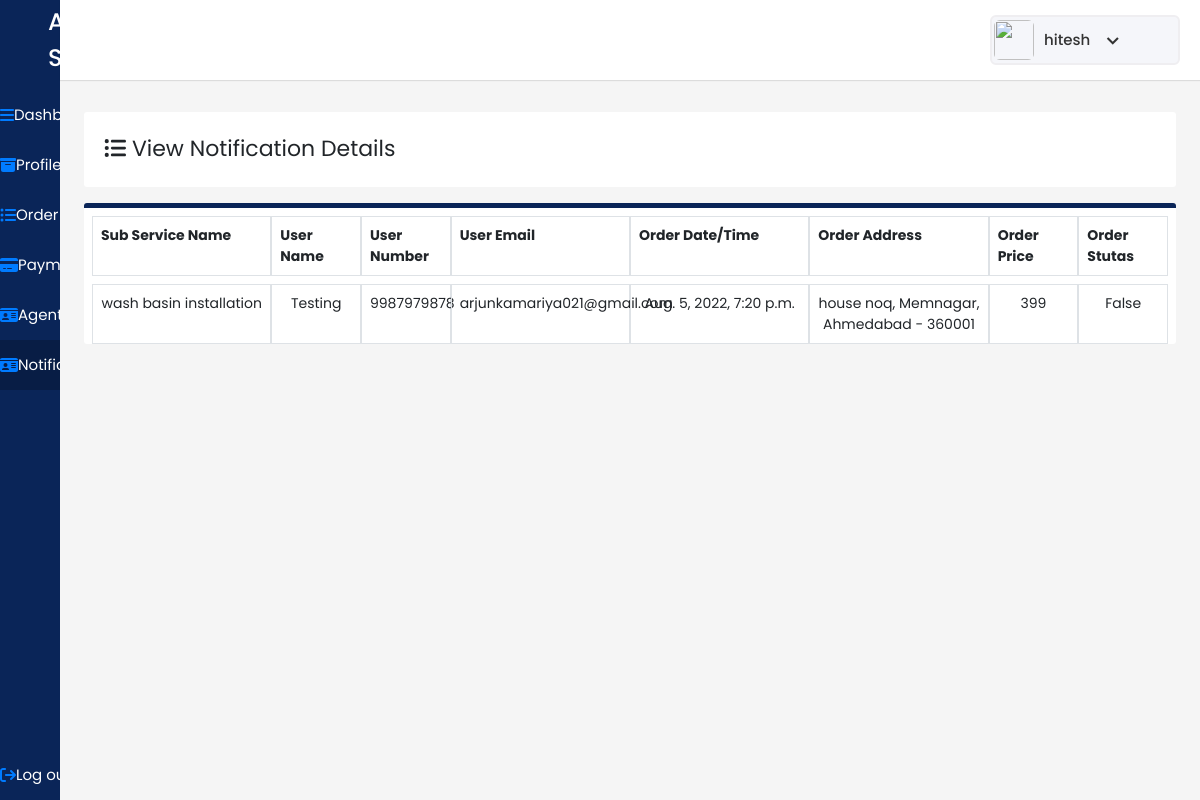
/viewnotificationdetails/10/ (signed in), run on the app's committed database.
### user/models.py (models this page shows)
class Orderlist(models.Model):
    orderid=models.IntegerField(primary_key=True)
    serviceid=models.IntegerField(null=True,blank=True)
    subserviceid=models.IntegerField(null=True)
    userid=models.IntegerField(null=True)
    agentid=models.IntegerField(null=True,blank=True)
    servicename=models.CharField(max_length=200,null=True)
    orderdatetime=models.DateTimeField(null=True)
    orderotp=models.IntegerField(null=True)
    orderstutas=models.BooleanField(max_length=5,null=True)
    ordercompletetime=models.DateTimeField(null=True,blank=True)
    orderaddress=models.CharField(max_length=200)
    orderprice=models.IntegerField(null=True)

class Customer(models.Model):
    userid=models.IntegerField(primary_key=True)
    username=models.CharField(max_length=200,null=FALSE)
    useremail=models.EmailField(max_length=20,null=FALSE)
    useraddress=models.CharField(max_length=200,null=FALSE)
    userpassword=models.CharField(max_length=30,null=FALSE)
    usermobileno=models.CharField(max_length=10,null=FALSE)
    usergender=models.CharField(max_length=7,null=FALSE)
    userstutas=models.BooleanField(max_length=5)

### user/views.py (the view)
# urls.py: path('viewnotificationdetails/<int:id>/',views.viewnotificationdetails,name="viewnotificationdetails"),
@login_required(login_url="/login/")
def viewnotificationdetails(request,id):
    orderlist=Orderlist.objects.get(pk=id)
    userdetails=Customer.objects.get(userid=orderlist.userid)
    context={'Orderlist':orderlist,"userdetails":userdetails}
    return render(request,"agent/viewnotificationdetails.html",context)

### user/templates/agent/viewnotificationdetails.html (shortened to what this page needs)
{% load static %}
<!DOCTYPE html>
<html lang="en" dir="ltr">
  <head>
    <link rel="stylesheet" href="{% static "./style.css" %}">
   <link href="{% static "https://unpkg.com/boxicons@2.0.7/css/boxicons.min.css" %}" rel='stylesheet'>
    <link rel="stylesheet" href="{% static "path/to/font-awesome/css/font-awesome.min.css"  %}">
    <link href="{% static "https://cdn.jsdelivr.net/npm/bootstrap@5.1.3/dist/css/bootstrap.min.css"  %}" rel="stylesheet">
    <link href="{% static "https://cdn.jsdelivr.net/npm/bootstrap@5.1.3/dist/css/bootstrap.min.css" %}" rel="stylesheet">
    <link rel="stylesheet" href="{% static "./css/bootstrap.min.css" %}">
    <link href="{% static "https://stackpath.bootstrapcdn.com/bootstrap/4.4.1/css/bootstrap.min.css" %}" rel="stylesheet"/>
  </head>
<body>
  <div class="sidebar">
    <div class="logo-details pl-5">
      <span class="logo_name">All in Services</span>
    </div>
      <ul class="nav-links">
        <li>
          <a href={% url 'agentindex' %} >
            <i class="fa fa-bars" aria-hidden="true"></i>
            <span class="links_name">Dashboard</span>
          </a>
        </li>
        <li>
          <a href={% url 'agentprofile' %}>
            <i class="fa fa-archive" aria-hidden="true"></i>
            <span class="links_name">Profile</span>
        </li>
        <li>
          <a href={% url 'agentorderlist' %} >
            <i class="fa fa-list-ul" aria-hidden="true"></i>
            <span class="links_name">Order list</span>
          </a>
        </li>
        <li>
          <a href={% url 'agentpayment' %} >
            <i class="fa fa-credit-card-alt" aria-hidden="true"></i>
            <span class="links_name">Payment</span>
          </a>
        </li>
        <li>
          <a href={% url 'agentkycdetail' %} >
            <i class="fa fa-id-card" aria-hidden="true"></i>
            <span class="links_name">Agent KYC</span>
          </a>
        </li>
        <li>
            <a href={% url 'agentnotification' %} class="active">
              <i class="fa fa-id-card" aria-hidden="true"></i>
              <span class="links_name">Notification</span>
            </a>
          </li>
        <li class="log_out">
          {% if request.user.is_authenticated %}
          <a href="{% url 'logout' %}" >
            <i class="fa fa-sign-out" aria-hidden="true"></i>
            <span class="links_name">Log out</span>
          </a>
          {% endif %}
        </li>
      </ul>
    </div>
  <section class="home-section agent-home">
    <nav>
      <div class="profile-details">
        <img src={% static "./images/All_in_one2.png" %} alt="">
        <span class="admin_name">{{user.username}}</span>
        <i class='bx bx-chevron-down' ></i>
      </div>
    </nav>
    <section id="users" class="p-4" >
      <div class="users mt-5">
        <div class=" user-title">
          <i class="fa fa-list-ul" aria-hidden="true"></i>
            View Notification Details
        </div>
      </div>
      <div class="user-list mt-3">
        <div class="row m-2">
          <div class="col-md-2 border p-2 ">
            <b>Sub Service Name</b>
          </div>
          <div class="col-md-1 border p-2 ">
            <b>User Name</b>
          </div>
          <div class="col-md-1 border p-2 ">
            <b>User Number</b>
          </div>
          <div class="col-md-2 border p-2 ">
            <b>User Email</b>
          </div>
          <div class="col-md-2 border p-2 ">
            <b>Order Date/Time</b>
          </div>
          <div class="col-md-2 border p-2 ">
            <b>Order Address</b>
          </div>
          <div class="col-md-1 border p-2 ">
            <b>Order Price</b>
          </div>
          <div class="col-md-1 border p-2 ">
            <b>Order Stutas</b>
          </div>
        </div>
        <div class="row ml-2 mb-2 mr-2">
          <div class="col-md-2 border p-2 text-center">
            {{Orderlist.servicename}}
          </div>
          <div class="col-md-1 border p-2 text-center">
            {{userdetails.username}}
          </div>
          <div class="col-md-1 border p-2 text-center">
            {{userdetails.usermobileno}}
          </div>
          <div class="col-md-2 border p-2 text-center">
            {{userdetails.useremail}}
          </div>
          <div class="col-md-2 border p-2 text-center">
            {{Orderlist.orderdatetime}}
          </div>
          <div class="col-md-2 border p-2 text-center">
            {{Orderlist.orderaddress}}
          </div>
          <div class="col-md-1 border p-2 text-center">
            {{Orderlist.orderprice}}
          </div>
          <div class="col-md-1 border p-2 text-center">
            {{Orderlist.orderstutas}}
          </div>
        </div>
      </div>
  </section>
  </section>
</body>
</html>

### adminpan/static/style.css (style rules this page uses)
* { margin: 0; padding: 0; box-sizing: border-box; font-family: 'Poppins', sans-serif; }
#users .user-list { font-size: 14px !important; }
.sidebar { position: fixed; height: 100%; width: 240px; background: #0A2558; transition: all 0.5s ease; }
.sidebar .logo-details { height: 80px; display: flex; align-items: center; }
.sidebar .logo-details .logo_name { color: #fff; font-size: 24px; font-weight: 500; }
.sidebar .nav-links { margin-top: 10px; }
.sidebar .nav-links li { position: relative; list-style: none; height: 50px; }
.sidebar .nav-links li a { height: 100%; width: 100%; display: flex; align-items: center; text-decoration: none; transition: all 0.4s ease; }
.sidebar .nav-links li a.active { background: #081D45; }
.sidebar .nav-links li a .links_name { color: #fff; font-size: 15px; font-weight: 400; white-space: nowrap; }
.sidebar .nav-links .log_out { position: absolute; bottom: 0; width: 100%; }
.home-section { position: relative; background: #f5f5f5; min-height: 100vh; width: calc(100% - 240px); left: 240px; transition: all 0.5s ease; }
.home-section nav { display: flex; justify-content: space-between; height: 80px; background: #fff; display: flex; align-items: center; position: fixed; width: calc(100% - 240px); left: 240px; z-index: 100; padding: 0 20px; box-shadow: 0 1px 1px rgba(0, 0, 0, 0.1); transition: all 0.5s ease; }
.home-section nav .profile-details { display: flex; align-items: center; background: #F5F6FA; border: 2px solid #EFEEF1; border-radius: 6px; height: 50px; min-width: 190px; padding: 0 15px 0 2px; }
nav .profile-details img { height: 40px; width: 40px; border-radius: 6px; object-fit: cover; }
nav .profile-details .admin_name { font-size: 15px; font-weight: 500; color: #333; margin: 0 10px; white-space: nowrap; }
nav .profile-details i { font-size: 25px; color: #333; }
#users { margin-top: 40px; position: absolute; background: #f5f5f5; width: 100%; }
#users .user-title { background-color: white; border-radius: 3px; height: 75px; padding: 20px; font-size: 22px; }
#users .user-list { background-color: white; border-radius: 3px; border-top: 5px solid #0a2558; }
@media (max-width: 1240px) { .sidebar { width: 60px; } }
@media (max-width: 1240px) { .home-section { width: calc(100% - 60px); left: 60px; } }
@media (max-width: 1240px) { .home-section nav { width: calc(100% - 60px); left: 60px; } }

### data on the page
Orderlist: servicename "wash basin installation", orderdatetime "Aug. 5, 2022, 7:20 p.m.", orderaddress "house noq, Memnagar, Ahmedabad - 360001", orderprice "399", orderstutas "False"
Customer: username "Testing", usermobileno "9987979878", useremail "arjunkamariya021@gmail.com"

### other printed values
{{ user.username }} "hitesh"
